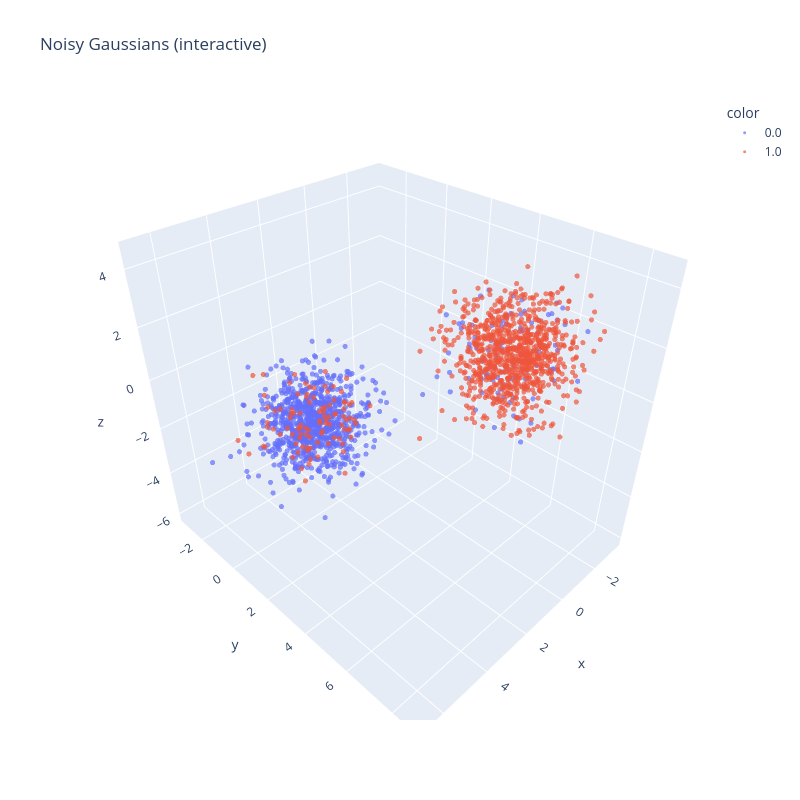

Notebook code cell kept with this figure:
### Code cell
means = [[3, 0, -2], [0, 6, 2]]
sigmas = [0.9, 0.9]
X, labels = mixGauss(means, sigmas, 1000)
noisy_labels = labelsnoise(0.1, labels)

fig = px.scatter_3d(
    x=X[:, 0], y=X[:, 1], z=X[:, 2],
    color=noisy_labels.astype(str),  # discrete colours for the two classes
    opacity=0.7,
    title='Noisy Gaussians (interactive)',
)
fig.update_traces(marker=dict(size=3))
fig.update_layout(width=800, height=800)
fig.show()

### Figure 1 — Plotly figure (JSON) as saved in the notebook; plotly's stock layout.template omitted (floating-point values rounded to 4 significant figures; data arrays with more than 128 entries replaced by an {"elided": "..."} marker saying what was removed)
{"data": [{"hovertemplate": "color=0.0<br>x=%{x}<br>y=%{y}<br>z=%{z}<extra></extra>", "legendgroup": "0.0", "marker": {"color": "#636efa", "opacity": 0.7, "size": 3, "symbol": "circle"}, "mode": "markers", "name": "0.0", "scene": "scene", "showlegend": true, "type": "scatter3d", "x": {"elided": "1004 float values"}, "y": {"elided": "1004 float values"}, "z": {"elided": "1004 float values"}}, {"hovertemplate": "color=1.0<br>x=%{x}<br>y=%{y}<br>z=%{z}<extra></extra>", "legendgroup": "1.0", "marker": {"color": "#EF553B", "opacity": 0.7, "size": 3, "symbol": "circle"}, "mode": "markers", "name": "1.0", "scene": "scene", "showlegend": true, "type": "scatter3d", "x": {"elided": "996 float values"}, "y": {"elided": "996 float values"}, "z": {"elided": "996 float values"}}], "layout": {"height": 800, "legend": {"title": {"text": "color"}, "tracegroupgap": 0}, "scene": {"domain": {"x": [0.0, 1.0], "y": [0.0, 1.0]}, "xaxis": {"title": {"text": "x"}}, "yaxis": {"title": {"text": "y"}}, "zaxis": {"title": {"text": "z"}}}, "title": {"text": "Noisy Gaussians (interactive)"}, "width": 800}}
